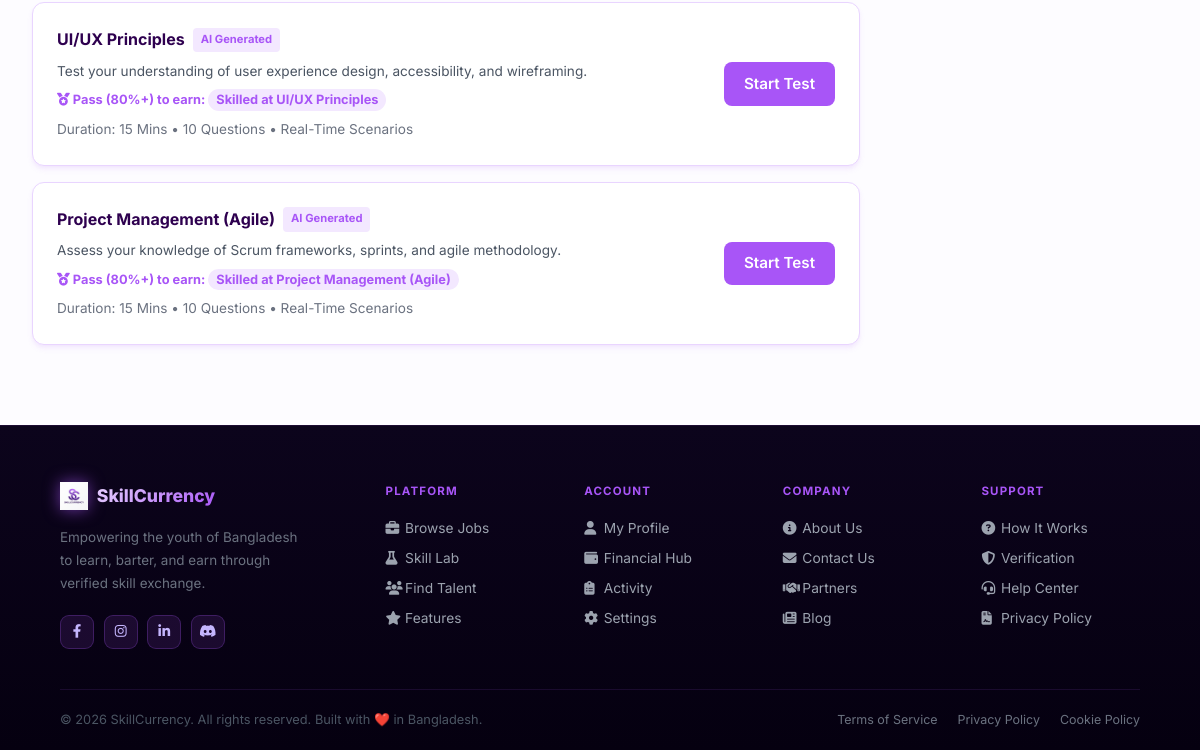
The page /skill-lab/ (signed in, lower part) on the database as committed earlier.
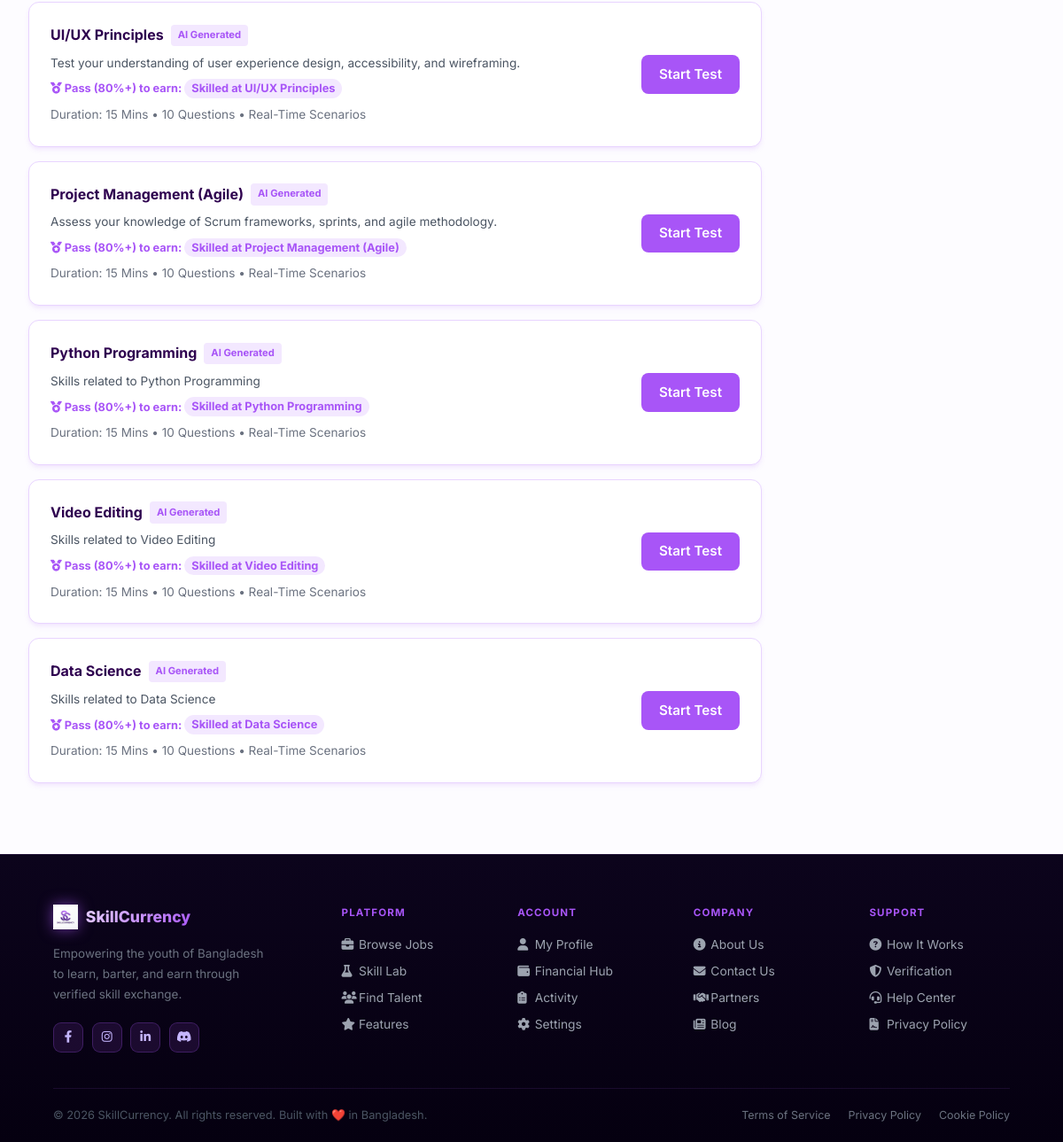
The same page on the database as committed later.
### accounts/models.py (models this page shows, shortened)
class SkillCategory(models.Model):
    name = models.CharField(max_length=100)
    description = models.TextField(blank=True)

### accounts/views.py (the view)
# urls.py: path('skill-lab/', views.skill_lab_dashboard, name='skill_lab_dashboard'),
@login_required
def skill_lab_dashboard(request):
    categories = SkillCategory.objects.all()
    user_badges = {badge.category_id: badge for badge in request.user.skill_badges.all()}
    return render(request, 'accounts/skill_lab_dashboard.html', {
        'categories': categories,
        'user_badges': user_badges
    })

### accounts/context_processors.py (called while the page is built)
def notifications_processor(request):
    if request.user.is_authenticated:
        unread_notifications = request.user.notifications.filter(is_read=False).order_by('-created_at')
        all_notifications = request.user.notifications.all().order_by('-created_at')[:10]
        return {
            'unread_notifications_count': unread_notifications.count(),
            'notifications': all_notifications,
        }
    return {
        'unread_notifications_count': 0,
        'notifications': [],
    }

### accounts/templates/accounts/skill_lab_dashboard.html (shortened to what this page needs)
{% extends 'accounts/base.html' %}
{% load static %}
{% block content %}
<div class="lab-container dashboard-layout">
    <div class="lab-main">
        <div class="assessment-list">
            {% for category in categories %}
                <div class="assessment-list-item">
                    <div class="assessment-info">
                        <h4>{{ category.name }} <span class="difficulty-tag">AI Generated</span></h4>
                        <p style="font-size: 0.85rem; color: #4b5563; margin-top: 0.5rem; margin-bottom: 0.5rem;">
                            {{ category.description|default:"Test your skills in this category." }}
                        </p>
                        <p style="font-size: 0.8rem; font-weight: bold; color: #a855f7; margin-bottom: 0.5rem;">
                            <i class="fas fa-medal"></i> Pass (80%+) to earn: <span style="background: #f3e8ff; padding: 0.2rem 0.5rem; border-radius: 12px;">Skilled at {{ category.name }}</span>
                        </p>
                        <p class="assessment-meta">Duration: 15 Mins • 10 Questions • Real-Time Scenarios</p>
                    </div>
                    <div class="assessment-action">
                        <a href="{% url 'take_assessment' category.id %}" class="btn btn-purple">Start Test</a>
                    </div>
                </div>
            {% empty %}
                <p>No skill categories available at the moment.</p>
            {% endfor %}
        </div>
    </div>
    <div class="lab-sidebar">
    </div>
</div>
{% endblock %}

Rows that differ between the two databases and show on the page:
added SkillCategory: name "Python Programming", description "Skills related to Python Programming"
added SkillCategory: name "Video Editing", description "Skills related to Video Editing"
added SkillCategory: name "Data Science", description "Skills related to Data Science"
